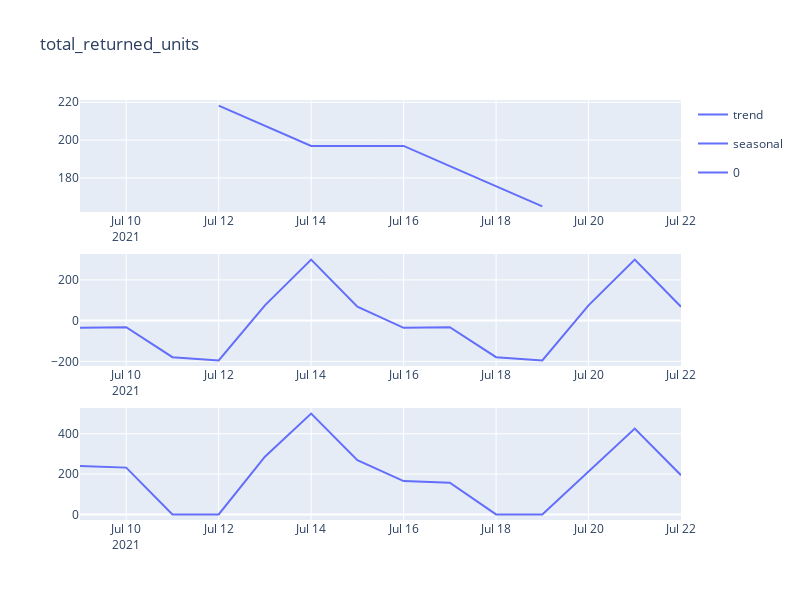
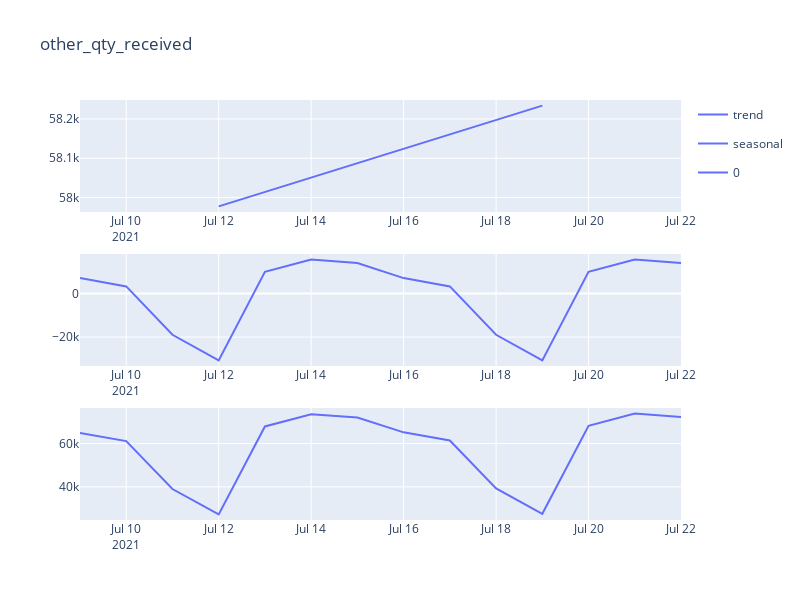
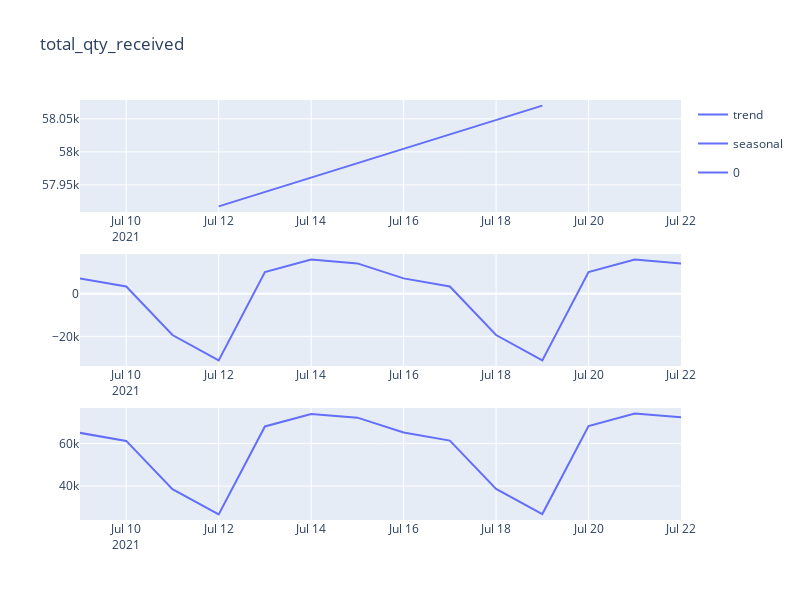
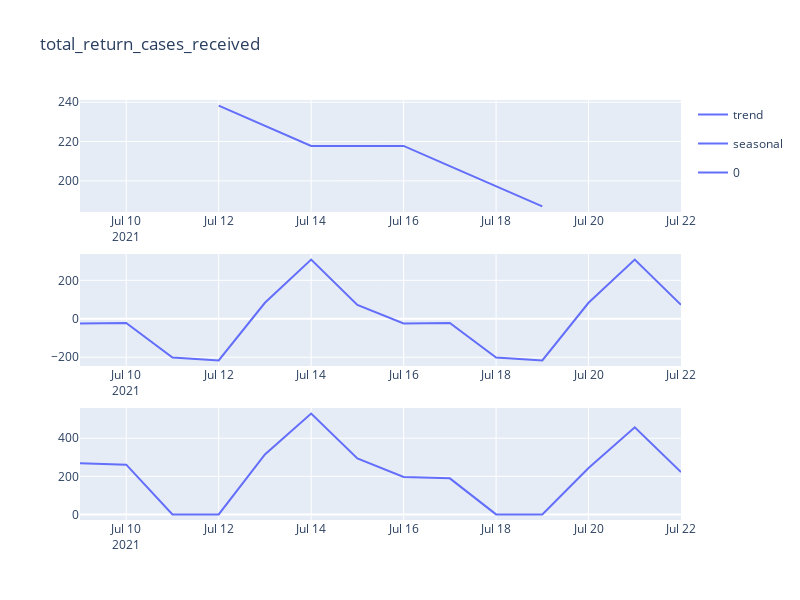

Notebook code for these charts, in order:
### Code cell
for i in features:
    decom_plot(i)

### Figure 1 — Plotly figure (JSON) as saved in the notebook; plotly's stock layout.template omitted (floating-point values rounded to 4 significant figures)
{"data": [{"hovertemplate": "variable=trend<br>dates=%{x}<br>value=%{y}<extra></extra>", "legendgroup": "trend", "line": {"color": "#636efa", "dash": "solid"}, "mode": "lines", "name": "trend", "orientation": "v", "showlegend": true, "type": "scatter", "x": ["2021-07-09", "2021-07-10", "2021-07-11", "2021-07-12", "2021-07-13", "2021-07-14", "2021-07-15", "2021-07-16", "2021-07-17", "2021-07-18", "2021-07-19", "2021-07-20", "2021-07-21", "2021-07-22"], "xaxis": "x", "y": [null, null, null, 218.2, 207.6, 196.9, 196.9, 196.9, 186.3, 175.6, 165.0, null, null, null], "yaxis": "y"}, {"hovertemplate": "variable=seasonal<br>dates=%{x}<br>value=%{y}<extra></extra>", "legendgroup": "seasonal", "line": {"color": "#636efa", "dash": "solid"}, "mode": "lines", "name": "seasonal", "orientation": "v", "showlegend": true, "type": "scatter", "x": ["2021-07-09", "2021-07-10", "2021-07-11", "2021-07-12", "2021-07-13", "2021-07-14", "2021-07-15", "2021-07-16", "2021-07-17", "2021-07-18", "2021-07-19", "2021-07-20", "2021-07-21", "2021-07-22"], "xaxis": "x2", "y": [-35.31, -32.48, -179.4, -195.4, 74.95, 299.6, 68.05, -35.31, -32.48, -179.4, -195.4, 74.95, 299.6, 68.05], "yaxis": "y2"}, {"hovertemplate": "variable=0<br>dates=%{x}<br>value=%{y}<extra></extra>", "legendgroup": "0", "line": {"color": "#636efa", "dash": "solid"}, "mode": "lines", "name": "0", "orientation": "v", "showlegend": true, "type": "scatter", "x": ["2021-07-09", "2021-07-10", "2021-07-11", "2021-07-12", "2021-07-13", "2021-07-14", "2021-07-15", "2021-07-16", "2021-07-17", "2021-07-18", "2021-07-19", "2021-07-20", "2021-07-21", "2021-07-22"], "xaxis": "x3", "y": [240.0, 232.2, 0, 0, 286.3, 500.3, 268.8, 165.4, 157.6, 0, 0, 211.7, 425.8, 194.2], "yaxis": "y3"}], "layout": {"height": 600, "title": {"text": "total_returned_units"}, "width": 800, "xaxis": {"anchor": "y", "domain": [0, 1]}, "xaxis2": {"anchor": "y2", "domain": [0, 1]}, "xaxis3": {"anchor": "y3", "domain": [0, 1]}, "yaxis": {"anchor": "x", "domain": [0.7333, 1]}, "yaxis2": {"anchor": "x2", "domain": [0.3667, 0.6333]}, "yaxis3": {"anchor": "x3", "domain": [0, 0.2667]}}}

### Figure 2 — Plotly figure (JSON) as saved in the notebook; plotly's stock layout.template omitted (floating-point values rounded to 4 significant figures)
{"data": [{"hovertemplate": "variable=trend<br>dates=%{x}<br>value=%{y}<extra></extra>", "legendgroup": "trend", "line": {"color": "#636efa", "dash": "solid"}, "mode": "lines", "name": "trend", "orientation": "v", "showlegend": true, "type": "scatter", "x": ["2021-07-09", "2021-07-10", "2021-07-11", "2021-07-12", "2021-07-13", "2021-07-14", "2021-07-15", "2021-07-16", "2021-07-17", "2021-07-18", "2021-07-19", "2021-07-20", "2021-07-21", "2021-07-22"], "xaxis": "x", "y": [null, null, null, 57980.0, 58010.0, 58050.0, 58090.0, 58120.0, 58160.0, 58200.0, 58230.0, null, null, null], "yaxis": "y"}, {"hovertemplate": "variable=seasonal<br>dates=%{x}<br>value=%{y}<extra></extra>", "legendgroup": "seasonal", "line": {"color": "#636efa", "dash": "solid"}, "mode": "lines", "name": "seasonal", "orientation": "v", "showlegend": true, "type": "scatter", "x": ["2021-07-09", "2021-07-10", "2021-07-11", "2021-07-12", "2021-07-13", "2021-07-14", "2021-07-15", "2021-07-16", "2021-07-17", "2021-07-18", "2021-07-19", "2021-07-20", "2021-07-21", "2021-07-22"], "xaxis": "x2", "y": [7042.0, 3232.0, -18940.0, -30700.0, 9894.0, 15520.0, 13960.0, 7042.0, 3232.0, -18940.0, -30700.0, 9894.0, 15520.0, 13960.0], "yaxis": "y2"}, {"hovertemplate": "variable=0<br>dates=%{x}<br>value=%{y}<extra></extra>", "legendgroup": "0", "line": {"color": "#636efa", "dash": "solid"}, "mode": "lines", "name": "0", "orientation": "v", "showlegend": true, "type": "scatter", "x": ["2021-07-09", "2021-07-10", "2021-07-11", "2021-07-12", "2021-07-13", "2021-07-14", "2021-07-15", "2021-07-16", "2021-07-17", "2021-07-18", "2021-07-19", "2021-07-20", "2021-07-21", "2021-07-22"], "xaxis": "x3", "y": [64910.0, 61140.0, 39000.0, 27280.0, 67910.0, 73570.0, 72040.0, 65170.0, 61390.0, 39260.0, 27530.0, 68160.0, 73830.0, 72300.0], "yaxis": "y3"}], "layout": {"height": 600, "title": {"text": "other_qty_received"}, "width": 800, "xaxis": {"anchor": "y", "domain": [0, 1]}, "xaxis2": {"anchor": "y2", "domain": [0, 1]}, "xaxis3": {"anchor": "y3", "domain": [0, 1]}, "yaxis": {"anchor": "x", "domain": [0.7333, 1]}, "yaxis2": {"anchor": "x2", "domain": [0.3667, 0.6333]}, "yaxis3": {"anchor": "x3", "domain": [0, 0.2667]}}}

### Figure 3 — Plotly figure (JSON) as saved in the notebook; plotly's stock layout.template omitted (floating-point values rounded to 4 significant figures)
{"data": [{"hovertemplate": "variable=trend<br>dates=%{x}<br>value=%{y}<extra></extra>", "legendgroup": "trend", "line": {"color": "#636efa", "dash": "solid"}, "mode": "lines", "name": "trend", "orientation": "v", "showlegend": true, "type": "scatter", "x": ["2021-07-09", "2021-07-10", "2021-07-11", "2021-07-12", "2021-07-13", "2021-07-14", "2021-07-15", "2021-07-16", "2021-07-17", "2021-07-18", "2021-07-19", "2021-07-20", "2021-07-21", "2021-07-22"], "xaxis": "x", "y": [null, null, null, 57920.0, 57940.0, 57960.0, 57980.0, 58000.0, 58030.0, 58050.0, 58070.0, null, null, null], "yaxis": "y"}, {"hovertemplate": "variable=seasonal<br>dates=%{x}<br>value=%{y}<extra></extra>", "legendgroup": "seasonal", "line": {"color": "#636efa", "dash": "solid"}, "mode": "lines", "name": "seasonal", "orientation": "v", "showlegend": true, "type": "scatter", "x": ["2021-07-09", "2021-07-10", "2021-07-11", "2021-07-12", "2021-07-13", "2021-07-14", "2021-07-15", "2021-07-16", "2021-07-17", "2021-07-18", "2021-07-19", "2021-07-20", "2021-07-21", "2021-07-22"], "xaxis": "x2", "y": [7140.0, 3329.0, -19370.0, -31260.0, 10080.0, 15930.0, 14150.0, 7140.0, 3329.0, -19370.0, -31260.0, 10080.0, 15930.0, 14150.0], "yaxis": "y2"}, {"hovertemplate": "variable=0<br>dates=%{x}<br>value=%{y}<extra></extra>", "legendgroup": "0", "line": {"color": "#636efa", "dash": "solid"}, "mode": "lines", "name": "0", "orientation": "v", "showlegend": true, "type": "scatter", "x": ["2021-07-09", "2021-07-10", "2021-07-11", "2021-07-12", "2021-07-13", "2021-07-14", "2021-07-15", "2021-07-16", "2021-07-17", "2021-07-18", "2021-07-19", "2021-07-20", "2021-07-21", "2021-07-22"], "xaxis": "x3", "y": [64990.0, 61200.0, 38520.0, 26660.0, 68020.0, 73890.0, 72140.0, 65140.0, 61360.0, 38670.0, 26810.0, 68170.0, 74040.0, 72290.0], "yaxis": "y3"}], "layout": {"height": 600, "title": {"text": "total_qty_received"}, "width": 800, "xaxis": {"anchor": "y", "domain": [0, 1]}, "xaxis2": {"anchor": "y2", "domain": [0, 1]}, "xaxis3": {"anchor": "y3", "domain": [0, 1]}, "yaxis": {"anchor": "x", "domain": [0.7333, 1]}, "yaxis2": {"anchor": "x2", "domain": [0.3667, 0.6333]}, "yaxis3": {"anchor": "x3", "domain": [0, 0.2667]}}}

### Figure 4 — Plotly figure (JSON) as saved in the notebook; plotly's stock layout.template omitted (floating-point values rounded to 4 significant figures)
{"data": [{"hovertemplate": "variable=trend<br>dates=%{x}<br>value=%{y}<extra></extra>", "legendgroup": "trend", "line": {"color": "#636efa", "dash": "solid"}, "mode": "lines", "name": "trend", "orientation": "v", "showlegend": true, "type": "scatter", "x": ["2021-07-09", "2021-07-10", "2021-07-11", "2021-07-12", "2021-07-13", "2021-07-14", "2021-07-15", "2021-07-16", "2021-07-17", "2021-07-18", "2021-07-19", "2021-07-20", "2021-07-21", "2021-07-22"], "xaxis": "x", "y": [null, null, null, 238.3, 228.0, 217.8, 217.8, 217.8, 207.5, 197.3, 187.0, null, null, null], "yaxis": "y"}, {"hovertemplate": "variable=seasonal<br>dates=%{x}<br>value=%{y}<extra></extra>", "legendgroup": "seasonal", "line": {"color": "#636efa", "dash": "solid"}, "mode": "lines", "name": "seasonal", "orientation": "v", "showlegend": true, "type": "scatter", "x": ["2021-07-09", "2021-07-10", "2021-07-11", "2021-07-12", "2021-07-13", "2021-07-14", "2021-07-15", "2021-07-16", "2021-07-17", "2021-07-18", "2021-07-19", "2021-07-20", "2021-07-21", "2021-07-22"], "xaxis": "x2", "y": [-24.57, -21.88, -200.9, -216.3, 83.41, 307.8, 72.49, -24.57, -21.88, -200.9, -216.3, 83.41, 307.8, 72.49], "yaxis": "y2"}, {"hovertemplate": "variable=0<br>dates=%{x}<br>value=%{y}<extra></extra>", "legendgroup": "0", "line": {"color": "#636efa", "dash": "solid"}, "mode": "lines", "name": "0", "orientation": "v", "showlegend": true, "type": "scatter", "x": ["2021-07-09", "2021-07-10", "2021-07-11", "2021-07-12", "2021-07-13", "2021-07-14", "2021-07-15", "2021-07-16", "2021-07-17", "2021-07-18", "2021-07-19", "2021-07-20", "2021-07-21", "2021-07-22"], "xaxis": "x3", "y": [268.6, 261.1, 0, 0, 315.1, 529.2, 293.9, 196.9, 189.3, 0, 0, 243.3, 457.5, 222.1], "yaxis": "y3"}], "layout": {"height": 600, "title": {"text": "total_return_cases_received"}, "width": 800, "xaxis": {"anchor": "y", "domain": [0, 1]}, "xaxis2": {"anchor": "y2", "domain": [0, 1]}, "xaxis3": {"anchor": "y3", "domain": [0, 1]}, "yaxis": {"anchor": "x", "domain": [0.7333, 1]}, "yaxis2": {"anchor": "x2", "domain": [0.3667, 0.6333]}, "yaxis3": {"anchor": "x3", "domain": [0, 0.2667]}}}
